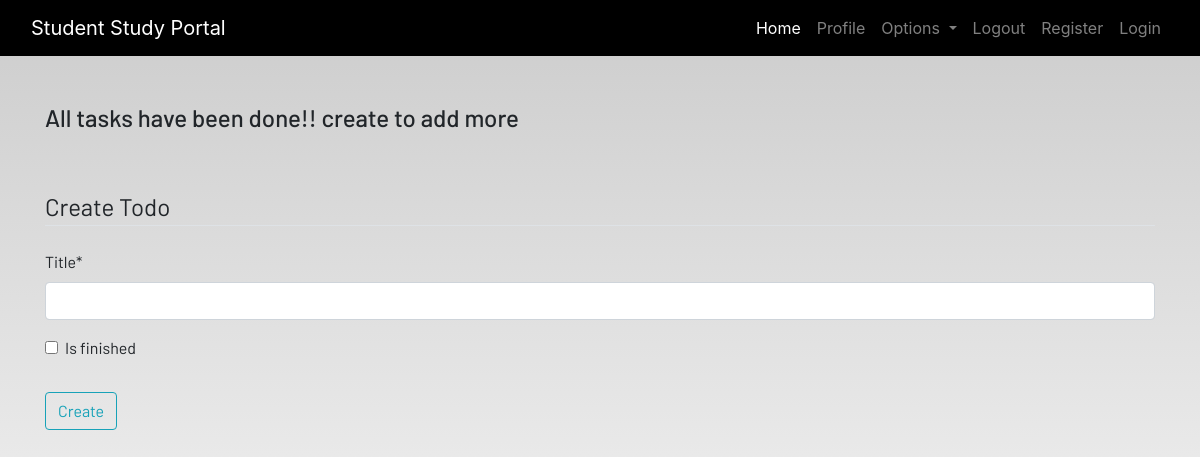
Page /todo/ (signed in) on the earlier database version.
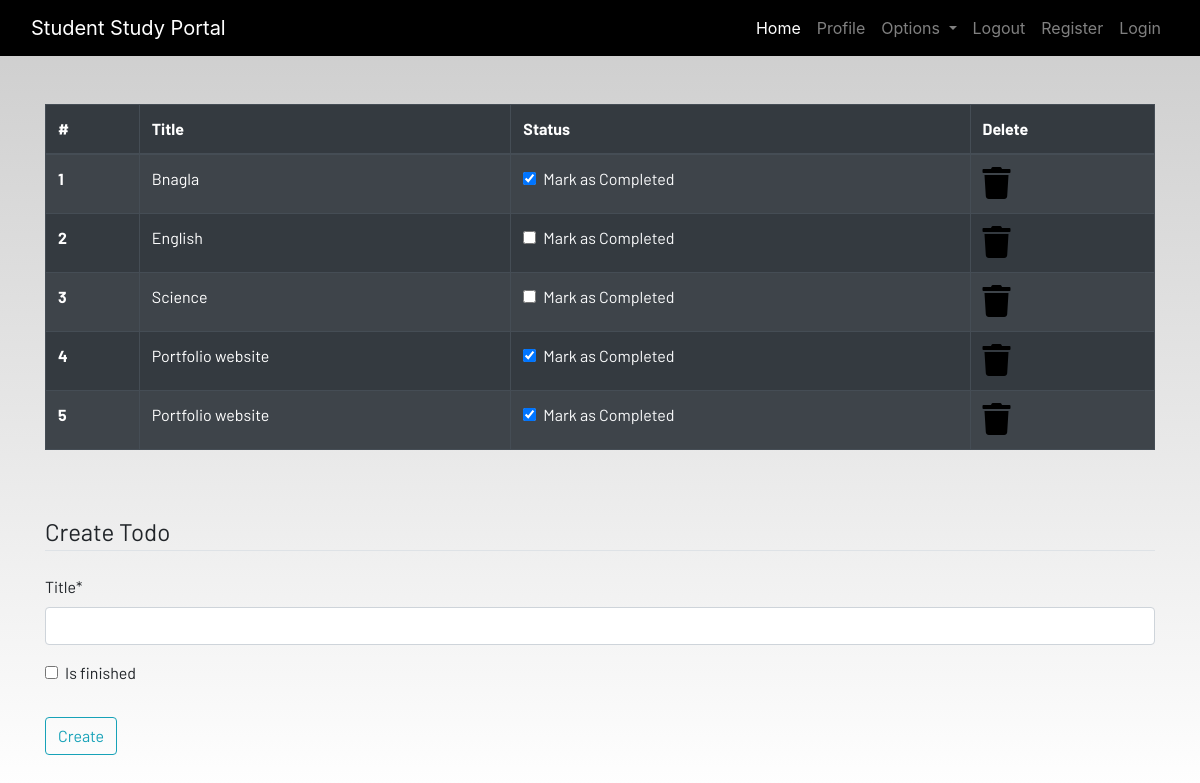
Same page on the later database version.
### dashboard/models.py (models this page shows, shortened)
class TODO(models.Model):
    user = models.ForeignKey(User, on_delete=models.CASCADE)
    title = models.CharField(max_length=100)
    is_finished = models.BooleanField(default=False)
    class Meta:
        verbose_name_plural = "to do"

### dashboard/views.py (the view)
# urls.py: path('todo/', views.To_Do, name='to_do'),
def To_Do(request):
    if request.method =="POST":
        form = TodoForm(request.POST)
        if form.is_valid():
            try:
                finished = request.POST['is_finished']
                if finished == 'on':
                    finished = True
                else:
                    finished = False
            except:
                finished =False
            todos = TODO(
                user = request.user,
                title = request.POST['title'],
                is_finished = finished
            )
            todos.save()
            messages.success(request, f"Todo added from {request.user.username}!!.")
    else:
        form = TodoForm()
    todo = TODO.objects.filter(user = request.user)
    if len(todo) == 0:
        todos_done =True
    else:
        todos_done = False
    context = {
        'todos':todo,
        'form':form,
        'todos_done':todos_done
    }
    return render(request, 'dashboard/todo.html',context=context)

### dashboard/forms.py
class TodoForm(forms.ModelForm):
    class Meta:
        model = TODO
        fields = ['title', 'is_finished']

### dashboard/templates/dashboard/todo.html (shortened to what this page needs)
{% extends 'dashboard/base.html' %}
{% load static %}
{% block content %}
{% load crispy_forms_tags %}
<div class="container">
{% if not todos_done %}
    <table class="table table-striped table-bordered table-hover table-dark">
        <thead>
            <tr>
                <th scope="col">#</th>
                <th scope="col">Title</th>
                <th scope="col">Status</th>
                <th scope="col">Delete</th>
            </tr>
        </thead>
        <tbody>
            {% for todo in todos %}
            <tr>
                <th scope="row">{{forloop.counter}}</th>
                <td>{{todo.title}}</td>
                <td>
                    <a href="{% url 'dashboard_app:update_todo' todo.id %}">
                        <div class="form-check">
                            {% if todo.is_finished == True  %}
                            <input class="form-check-input" type="checkbox" value="" checked>
                            {% else %}
                            <input class="form-check-input" type="checkbox" value="">
                            {% endif %}
                            <label class="form-check-label text-light" for="flexCheckDefault">
                                Mark as Completed
                            </label>
                        </div>
                    </a>
                </td>
                <td><a href="{% url 'dashboard_app:delete_todo' todo.id %}"><i class="fa fa-trash fa-2x"></i></a></td>
            </tr>
            {% endfor %}
        </tbody>
    </table>
    {% else %}
    <h4>All tasks have been done!! create to add more</h4>
    {% endif %}
</div><br><br>
<div class="container">
    <form method="POST">
        <fieldset class="form-group">
            {{form|crispy}}
            <legend class="border-bottom mb-4">Create Todo</legend>
        </fieldset>
        <div class="form-group">
            <button href="" class="btn btn-outline-info" type="submit">
                Create
            </button>
        </div>
    </form>
</div>
{% endblock content %}

### dashboard/templates/dashboard/base.html (shortened to what this page needs)
<!DOCTYPE html>
{% load static %}
<html lang="en">
<head>
  <link rel="stylesheet" href="https://stackpath.bootstrapcdn.com/bootstrap/4.3.1/css/bootstrap.min.css"
 />
  <link rel="stylesheet" href="https://use.fontawesome.com/releases/v5.7.2/css/all.css"
 />
  <link rel="stylesheet" href="{% static 'css/main.css' %}" />
</head>
<body>
  <header>
    <nav class="navbar navbar-expand-lg navbar-dark bg-dark">
      <div class="container-fluid">
        <a class="navbar-brand" href="#">Student Study Portal</a>
        <div class="collapse navbar-collapse justify-content-end" id="navbarSupportedContent">
          <ul class="navbar-nav mb-2 mb-lg-0">
            <li class="nav-item">
              <a class="nav-link active" aria-current="page" href="#">Home</a>
            </li>
            <li class="nav-item">
              <a class="nav-link" href="{% url 'profile' %}">Profile</a>
            </li>
            <li class="nav-item dropdown">
              <a class="nav-link dropdown-toggle" href="#" id="navbarDropdown" role="button" data-toggle="dropdown"
                aria-haspopup="true" aria-expanded="false">
                Options
              </a>
            </li>
            <li class="nav-item">
              <a class="nav-link" href="#">Logout</a>
            </li>
            <li class="nav-item">
              <a class="nav-link" href="{% url 'register' %}">Register</a>
            </li>
            <li class="nav-item">
              <a class="nav-link" href="{% url 'login' %}">Login</a>
            </li>
          </ul>
        </div>
      </div>
    </nav>
  </header>
  <br /><br />
  <main>
    {% block content %}
    {% endblock content %}
  </main>
</body>
</html>

### static/css/main.css (style rules this page uses)
html { scroll-behavior: smooth; height: 100%; width: 100%; }
main { font-family: Barlow, Quicksand, Rubik, sans-serif, serif, 'Times New Roman', Times, serif !important; }
.navbar { background-color: rgb(0, 0, 0) !important; }
a { text-decoration: none !important; color: black; }
html, body { max-width: 100%; overflow-x: hidden; height: 100%; width: 100%; }
body { background: linear-gradient(rgba(0, 0, 0, 0.2), rgba(255, 255, 255, 0.5)); overflow-x: hidden; background-repeat: no-repeat; }
.fa { color: black; }

Differences in the rows shown:
added TODO: title "Bnagla"
added TODO: title "English"
added TODO: title "Science"
added TODO: title "Portfolio website"
added TODO: title "Portfolio website"
Other differences:
text no longer shown: "All tasks have been done!! create to add more"
text now shown: "# Title Status Delete"
